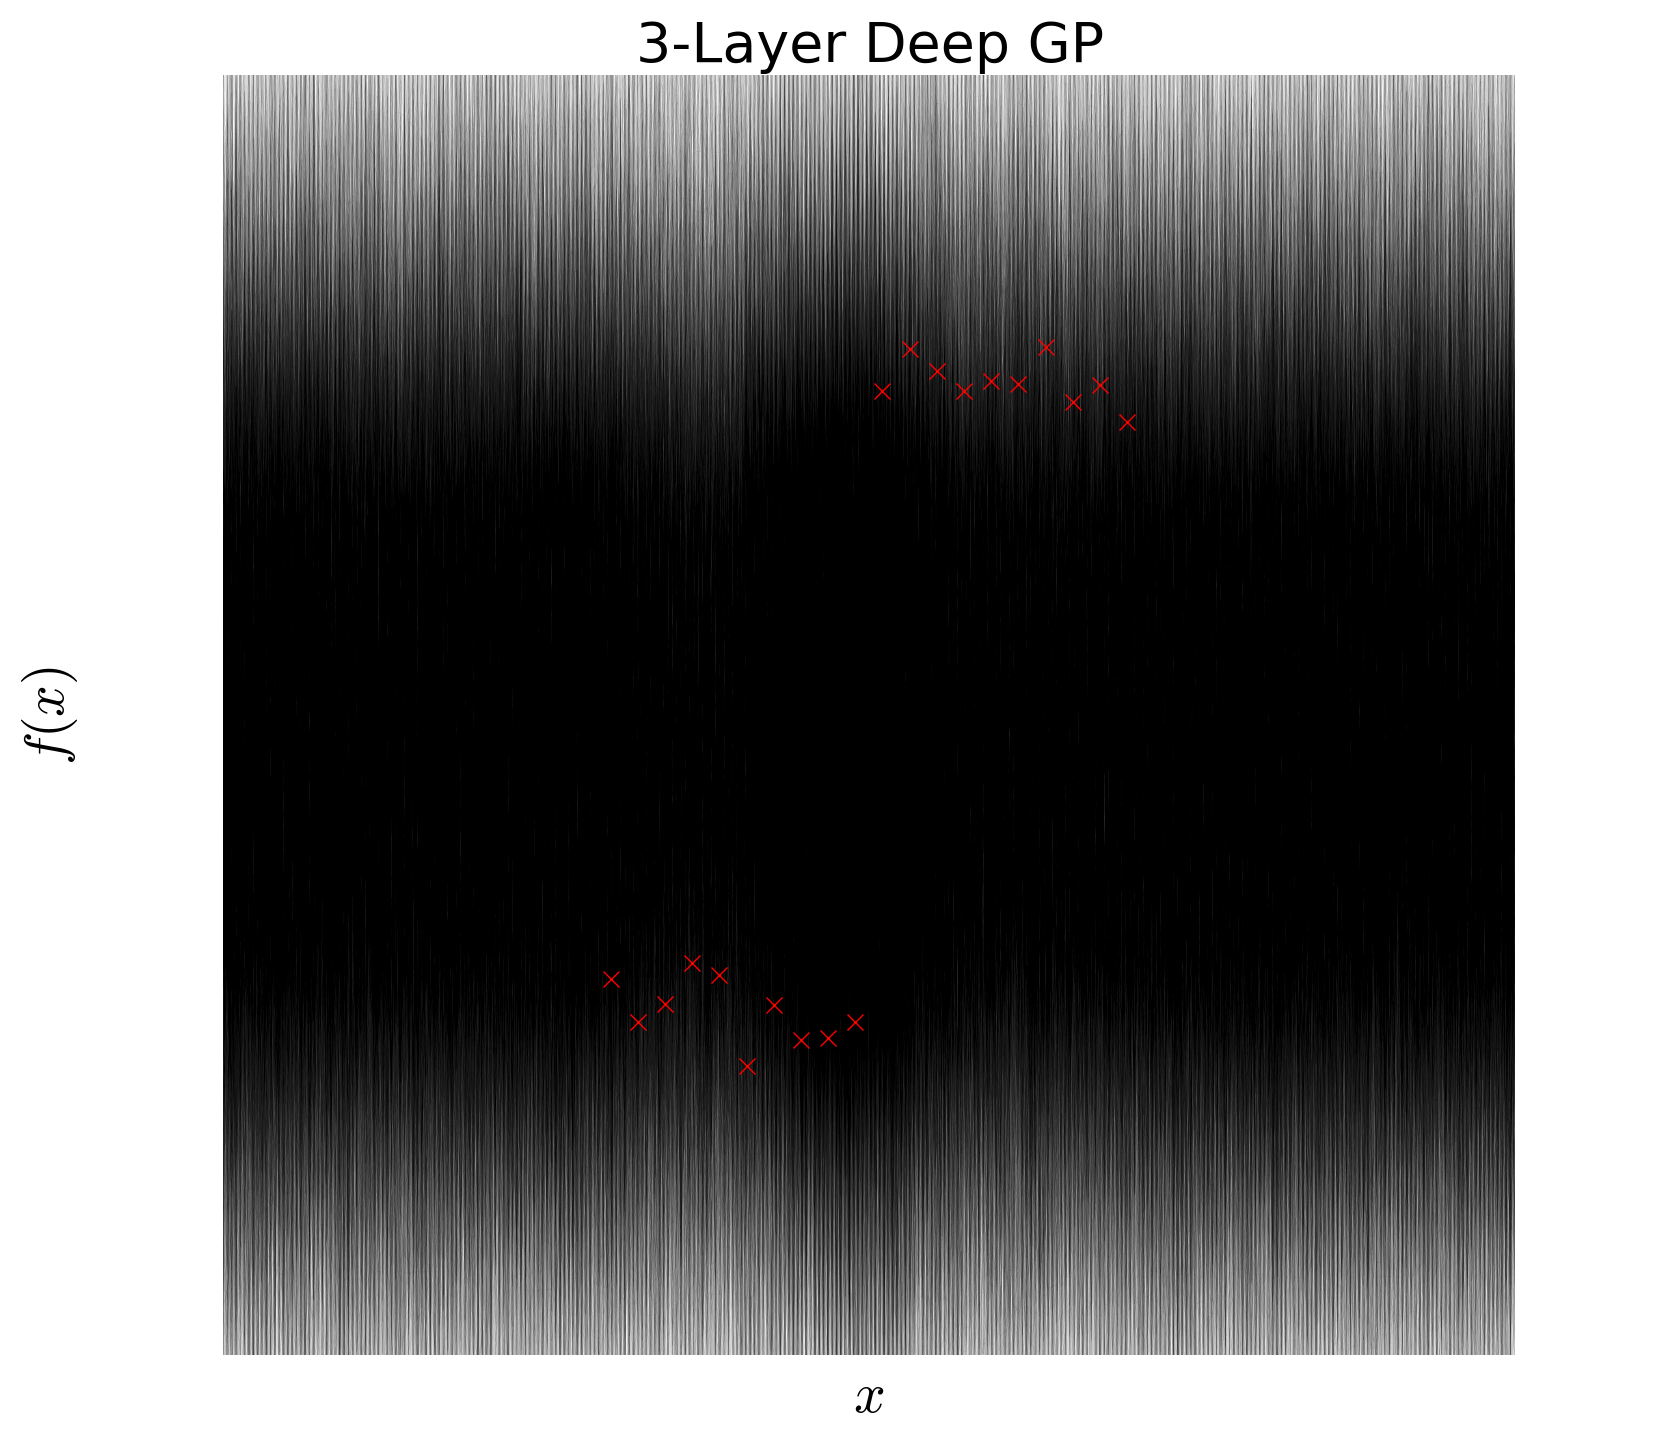

This figure's Python source:
from __future__ import absolute_import
from __future__ import print_function
import matplotlib.pyplot as plt

import autograd.numpy as np
import autograd.numpy.random as npr
from autograd import value_and_grad,grad
from scipy.optimize import minimize

from deep_gaussian_process_6 import rbf_covariance, pack_gp_params, pack_layer_params, pack_deep_params, build_deep_gp, initialize,build_step_function_dataset

if __name__ == '__main__':
    random = 1 
    n_samples = 10 
    n_samples_to_plot = 10 
    
    n_data = 20 
    input_dimension = 1
    num_pseudo_params = 10 
    X, y = build_step_function_dataset(D=input_dimension, n_data=n_data)

    dimension_set = [[1,1,1,1]] # Architecture of the GP. Last layer should always be 1 
    
    fig = plt.figure(figsize=(10,8), facecolor='white')
    ax_three_layer = fig.add_subplot(111, frameon=False)
    plt.show(block=False) 

    npr.seed(0)

    for dimensions in dimension_set:
        n_layers = len(dimensions)-1 

        total_num_params, log_likelihood, sample_mean_cov_from_deep_gp, predict_layer_funcs, squared_error, create_deep_map = \
            build_deep_gp(dimensions, rbf_covariance, num_pseudo_params, random)

        def callback(params):
            print("Log likelihood {}, Squared Error {}".format(-objective(params),squared_error(params,X,y,n_samples)))

        rs = npr.RandomState(0)
        init_params = .1 * rs.randn(total_num_params)
        deep_map = create_deep_map(init_params)
        init_params = initialize(deep_map, X, num_pseudo_params)

        print("Optimizing covariance parameters...")
        objective = lambda params: -log_likelihood(params,X,y,n_samples)

        params = minimize(value_and_grad(objective), init_params, jac=True,
                              method='BFGS', callback=callback,options={'maxiter':1000})
        
        n_samples_to_plot = 2000
        plot_xs = np.reshape(np.linspace(-5, 5, 300), (300,1))
        sampled_means_and_covs = [sample_mean_cov_from_deep_gp(params['x'],plot_xs,with_noise=False,FITC=False) for i in xrange(n_samples_to_plot)]
        sampled_funcs = np.array([rs.multivariate_normal(mean, cov*(random)) for mean,cov in sampled_means_and_covs])

        if dimensions == [1,1,1,1]:
            ax = ax_three_layer
            title = "3-Layer Deep GP"
        else:
            ax = ax_three_layer   
            title = "2-Layer Deep GP"
        for sampled_func in sampled_funcs:
            ax.plot(plot_xs,np.array(sampled_func),linewidth=.01,c='black')
        ax.plot(X,y,'rx')
        ax.set_ylim([-2,2])
        ax.set_xticks([])
        ax.set_yticks([])
        ax.set_title(title, fontsize = 20)
        ax.set_xlabel(r'$x$',fontsize = 20)
        ax.set_ylabel(r'$f(x)$',fontsize = 20)
    plt.savefig('step_3_layers_preds_2.png', format='png', bbox_inches='tight',dpi=200)

    plt.pause(80.0)
